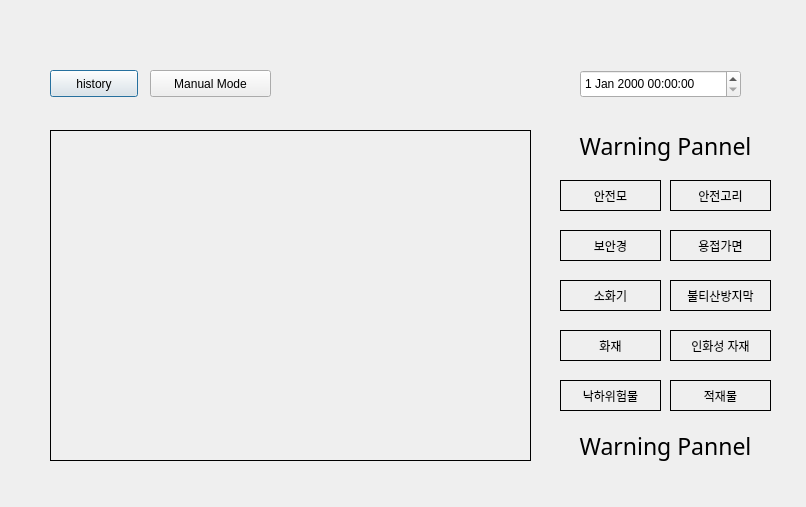
<?xml version="1.0" encoding="UTF-8"?>
<ui version="4.0">
 <class>Dialog</class>
 <widget class="QDialog" name="Dialog">
  <property name="geometry">
   <rect>
    <x>0</x>
    <y>0</y>
    <width>806</width>
    <height>507</height>
   </rect>
  </property>
  <property name="windowTitle">
   <string>Dialog</string>
  </property>
  <property name="autoFillBackground">
   <bool>false</bool>
  </property>
  <widget class="QLabel" name="camera">
   <property name="geometry">
    <rect>
     <x>50</x>
     <y>130</y>
     <width>481</width>
     <height>331</height>
    </rect>
   </property>
   <property name="frameShape">
    <enum>QFrame::Box</enum>
   </property>
   <property name="text">
    <string/>
   </property>
  </widget>
  <widget class="QDateTimeEdit" name="dateTimeEdit">
   <property name="geometry">
    <rect>
     <x>580</x>
     <y>70</y>
     <width>161</width>
     <height>28</height>
    </rect>
   </property>
  </widget>
  <widget class="QPushButton" name="btn_history">
   <property name="geometry">
    <rect>
     <x>50</x>
     <y>70</y>
     <width>88</width>
     <height>27</height>
    </rect>
   </property>
   <property name="text">
    <string>history</string>
   </property>
  </widget>
  <widget class="QPushButton" name="btn_manual">
   <property name="geometry">
    <rect>
     <x>150</x>
     <y>70</y>
     <width>121</width>
     <height>27</height>
    </rect>
   </property>
   <property name="text">
    <string>Manual Mode</string>
   </property>
  </widget>
  <widget class="QLabel" name="label">
   <property name="geometry">
    <rect>
     <x>560</x>
     <y>130</y>
     <width>211</width>
     <height>31</height>
    </rect>
   </property>
   <property name="font">
    <font>
     <family>Toppan Bunkyu Midashi Gothic</family>
     <pointsize>17</pointsize>
    </font>
   </property>
   <property name="text">
    <string>Warning Pannel</string>
   </property>
   <property name="alignment">
    <set>Qt::AlignCenter</set>
   </property>
  </widget>
  <widget class="QLabel" name="label_2">
   <property name="geometry">
    <rect>
     <x>560</x>
     <y>430</y>
     <width>211</width>
     <height>31</height>
    </rect>
   </property>
   <property name="font">
    <font>
     <family>Toppan Bunkyu Midashi Gothic</family>
     <pointsize>17</pointsize>
    </font>
   </property>
   <property name="text">
    <string>Warning Pannel</string>
   </property>
   <property name="alignment">
    <set>Qt::AlignCenter</set>
   </property>
  </widget>
  <widget class="QLabel" name="safetyHat">
   <property name="geometry">
    <rect>
     <x>560</x>
     <y>180</y>
     <width>101</width>
     <height>31</height>
    </rect>
   </property>
   <property name="frameShape">
    <enum>QFrame::Box</enum>
   </property>
   <property name="text">
    <string>안전모</string>
   </property>
   <property name="alignment">
    <set>Qt::AlignCenter</set>
   </property>
  </widget>
  <widget class="QLabel" name="securityChain">
   <property name="geometry">
    <rect>
     <x>670</x>
     <y>180</y>
     <width>101</width>
     <height>31</height>
    </rect>
   </property>
   <property name="frameShape">
    <enum>QFrame::Box</enum>
   </property>
   <property name="text">
    <string>안전고리</string>
   </property>
   <property name="alignment">
    <set>Qt::AlignCenter</set>
   </property>
  </widget>
  <widget class="QLabel" name="safetyGlass">
   <property name="geometry">
    <rect>
     <x>560</x>
     <y>230</y>
     <width>101</width>
     <height>31</height>
    </rect>
   </property>
   <property name="frameShape">
    <enum>QFrame::Box</enum>
   </property>
   <property name="text">
    <string>보안경</string>
   </property>
   <property name="alignment">
    <set>Qt::AlignCenter</set>
   </property>
  </widget>
  <widget class="QLabel" name="weldingHelmet">
   <property name="geometry">
    <rect>
     <x>670</x>
     <y>230</y>
     <width>101</width>
     <height>31</height>
    </rect>
   </property>
   <property name="frameShape">
    <enum>QFrame::Box</enum>
   </property>
   <property name="text">
    <string>용접가면</string>
   </property>
   <property name="alignment">
    <set>Qt::AlignCenter</set>
   </property>
  </widget>
  <widget class="QLabel" name="fireFreezer">
   <property name="geometry">
    <rect>
     <x>560</x>
     <y>280</y>
     <width>101</width>
     <height>31</height>
    </rect>
   </property>
   <property name="frameShape">
    <enum>QFrame::Box</enum>
   </property>
   <property name="text">
    <string>소화기</string>
   </property>
   <property name="alignment">
    <set>Qt::AlignCenter</set>
   </property>
  </widget>
  <widget class="QLabel" name="sparkProof">
   <property name="geometry">
    <rect>
     <x>670</x>
     <y>280</y>
     <width>101</width>
     <height>31</height>
    </rect>
   </property>
   <property name="frameShape">
    <enum>QFrame::Box</enum>
   </property>
   <property name="text">
    <string>불티산방지막</string>
   </property>
   <property name="alignment">
    <set>Qt::AlignCenter</set>
   </property>
  </widget>
  <widget class="QLabel" name="fire">
   <property name="geometry">
    <rect>
     <x>560</x>
     <y>330</y>
     <width>101</width>
     <height>31</height>
    </rect>
   </property>
   <property name="frameShape">
    <enum>QFrame::Box</enum>
   </property>
   <property name="text">
    <string>화재</string>
   </property>
   <property name="alignment">
    <set>Qt::AlignCenter</set>
   </property>
  </widget>
  <widget class="QLabel" name="flammable">
   <property name="geometry">
    <rect>
     <x>670</x>
     <y>330</y>
     <width>101</width>
     <height>31</height>
    </rect>
   </property>
   <property name="frameShape">
    <enum>QFrame::Box</enum>
   </property>
   <property name="text">
    <string>인화성 자재</string>
   </property>
   <property name="alignment">
    <set>Qt::AlignCenter</set>
   </property>
  </widget>
  <widget class="QLabel" name="fallingDanger">
   <property name="geometry">
    <rect>
     <x>560</x>
     <y>380</y>
     <width>101</width>
     <height>31</height>
    </rect>
   </property>
   <property name="frameShape">
    <enum>QFrame::Box</enum>
   </property>
   <property name="text">
    <string>낙하위험물</string>
   </property>
   <property name="alignment">
    <set>Qt::AlignCenter</set>
   </property>
  </widget>
  <widget class="QLabel" name="load">
   <property name="geometry">
    <rect>
     <x>670</x>
     <y>380</y>
     <width>101</width>
     <height>31</height>
    </rect>
   </property>
   <property name="frameShape">
    <enum>QFrame::Box</enum>
   </property>
   <property name="text">
    <string>적재물</string>
   </property>
   <property name="alignment">
    <set>Qt::AlignCenter</set>
   </property>
  </widget>
 </widget>
 <resources/>
 <connections/>
</ui>
